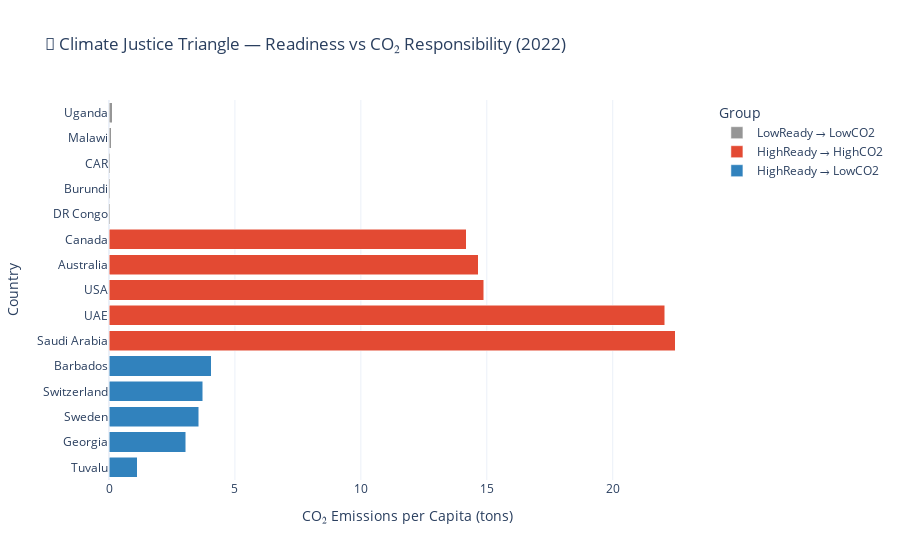

The code cell stored with this chart in its notebook:
### Markdown cell above
## İklim Adaleti Üçgeni: Hazırlık ve Sorumluluk Karşılaştırması

### Code cell
# Ülkeler ve kişi başı CO₂ değerleri
countries = [
    "Saudi Arabia", "UAE", "USA", "Australia", "Canada",
    "Tuvalu", "Georgia", "Sweden", "Switzerland", "Barbados",
    "DR Congo", "Burundi", "CAR", "Malawi", "Uganda"
]

co2 = [
    22.48, 22.06, 14.87, 14.67, 14.18,       # Very High Ready + High CO2
    1.12, 3.04, 3.57, 3.73, 4.05,            # Very High Ready + Low CO2
    0.04, 0.05, 0.05, 0.09, 0.12             # Very Low Ready + Low CO2
]

group = (
    ["HighReady_HighCO2"] * 5 +
    ["HighReady_LowCO2"] * 5 +
    ["LowReady_LowCO2"] * 5
)

color_map = {
    "HighReady_HighCO2": "#e34a33",  # Kırmızı
    "HighReady_LowCO2": "#3182bd",   # Mavi
    "LowReady_LowCO2": "#969696"     # Gri
}

colors = [color_map[g] for g in group]

# Grafik oluştur
fig = go.Figure()

for grp in set(group):
    indices = [i for i, g in enumerate(group) if g == grp]
    fig.add_trace(go.Bar(
        y=[countries[i] for i in indices],
        x=[co2[i] for i in indices],
        name=grp.replace("_", " → "),
        orientation='h',
        marker_color=color_map[grp]
    ))

# Düzenlemeler
fig.update_layout(
    title="🔺 Climate Justice Triangle — Readiness vs CO₂ Responsibility (2022)",
    barmode='stack',
    xaxis_title="CO₂ Emissions per Capita (tons)",
    yaxis_title="Country",
    height=700,
    legend_title_text="Group",
    template="plotly_white"
)

fig.show()

### Figure 1 — Plotly figure (JSON) as saved in the notebook; plotly's stock layout.template omitted (floating-point values rounded to 4 significant figures)
{"data": [{"marker": {"color": "#3182bd"}, "name": "HighReady → LowCO2", "orientation": "h", "type": "bar", "x": [1.12, 3.04, 3.57, 3.73, 4.05], "y": ["Tuvalu", "Georgia", "Sweden", "Switzerland", "Barbados"]}, {"marker": {"color": "#e34a33"}, "name": "HighReady → HighCO2", "orientation": "h", "type": "bar", "x": [22.48, 22.06, 14.87, 14.67, 14.18], "y": ["Saudi Arabia", "UAE", "USA", "Australia", "Canada"]}, {"marker": {"color": "#969696"}, "name": "LowReady → LowCO2", "orientation": "h", "type": "bar", "x": [0.04, 0.05, 0.05, 0.09, 0.12], "y": ["DR Congo", "Burundi", "CAR", "Malawi", "Uganda"]}], "layout": {"autosize": true, "barmode": "stack", "legend": {"title": {"text": "Group"}}, "title": {"text": "🔺 Climate Justice Triangle — Readiness vs CO₂ Responsibility (2022)"}, "xaxis": {"autorange": true, "range": [0, 23.66], "title": {"text": "CO₂ Emissions per Capita (tons)"}, "type": "linear"}, "yaxis": {"autorange": true, "range": [-0.5, 14.5], "title": {"text": "Country"}, "type": "category"}}}
